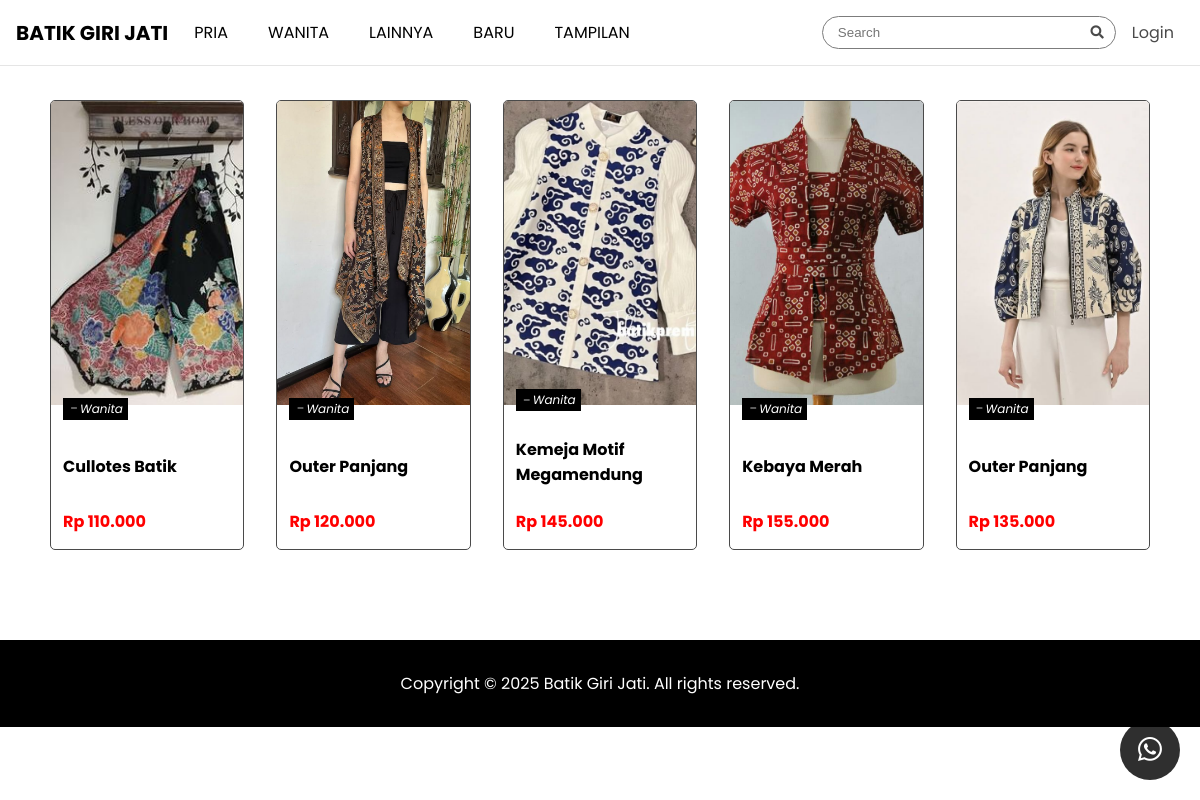
The page /women.php on the database its author committed.
### tables this page shows
CREATE TABLE `produk` (
  `id` int(11) NOT NULL,
  `nama` varchar(150) NOT NULL,
  `kategori` varchar(50) NOT NULL,
  `harga` decimal(10,2) NOT NULL,
  `deskripsi` varchar(1000) NOT NULL,
  `stok` int(11) NOT NULL,
  `gambar` varchar(255) NOT NULL,
  `waktutambah` timestamp NOT NULL DEFAULT current_timestamp() ON UPDATE current_timestamp()
);

### women.php (the view, shortened to what this page needs)
<?php
include 'config.php';
$sql = "SELECT * FROM produk WHERE kategori='Wanita'";
$orderBy = " ORDER BY waktutambah DESC";
$sql .= $orderBy;
$result = mysqli_query($conn, $sql);
$rows = [];
while ($row = mysqli_fetch_assoc($result)) {
    $rows[] = $row;
}
?>
<!DOCTYPE html>
<html lang="en">
<head>
    <link rel="stylesheet" href="https://cdn.jsdelivr.net/npm/bootstrap-icons@1.10.5/font/bootstrap-icons.css">
    <link href="https://cdnjs.cloudflare.com/ajax/libs/font-awesome/5.15.3/css/all.min.css" rel="stylesheet" />
    <link rel="stylesheet" href="style/viewall.css">
    <link rel="stylesheet" href="style/header.css">
</head>
<body>
    <?php include 'header.php' ?>
    <main>
        <section id="product">
    <br></br>
            <div class="grid">
                <?php foreach ($rows as $r) { ?>
                    <a href="viewproduk.php?id=<?= $r['id'] ?>" class="grid-link">
                        <div class="grid-item">
                            <img alt="Product" src="uploads/<?= $r['gambar'] ?>" />
                            <p><span class="kategori"><i class="bi bi-dash"></i><?= $r['kategori']; ?></span></p>
                            <h2><?php $words = explode(" ", $r['nama']);
                                $short_desc = count($words) > 5 ? implode(" ", array_slice($words, 0, 5)) . "..." : $r['nama'];
                                echo $short_desc; ?></h2>
                            <p class="rp"><?= "Rp " . number_format($r['harga'], 0, ',', '.'); ?></p>
                        </div>
                    </a>
                <?php } ?>
            </div>
        </section>
        <div class="wa">
            <a href="https://wa.me/6287733803742" target="_blank"><i class="bi bi-whatsapp"></i></a>
        </div>
    </main>
    <footer>
        <p>Copyright &copy; 2025 Batik Giri Jati. All rights reserved.</p>
    </footer>
</body>
</html>

### style/viewall.css (style rules this page uses)
body { font-family: Poppins, sans-serif; margin: 0; padding: 0; }
#product { width: 100%; display: flex; flex-wrap: wrap; justify-content: center; scroll-margin-top: 110px; }
footer { background-color: #000; color: white; padding: 15px 0; margin-top: 40px; text-align: center; }
.grid { display: grid; grid-template-columns: 1fr; gap: 32px; margin: 50px;; }
.grid-link { text-decoration: none; color: #000; }
@media (min-width: 1024px) { .grid { grid-template-columns: repeat(5, 2fr); } }
.grid-item img { width: 100%; height: 19rem; object-fit: cover; }
.grid-item h2 { font-size: 1rem; font-weight: bold; margin: 12px; margin-top: -20px; }
.rp { color: red; margin-bottom: 8px; margin: 0px 12px 15px 12px; font-weight: bold; }
.kategori { font-style: italic; position: absolute; padding: 2px 5px; background-color: rgb(0, 0, 0); color: white; margin: -2.6rem 12px 0px 12px; font-size: 12px; }

### rows shown on the page
produk: gambar (picture), kategori "Wanita", nama "Cullotes Batik", harga "110.000"
produk: gambar (picture), kategori "Wanita", nama "Outer Panjang", harga "120.000"
produk: gambar (picture), kategori "Wanita", nama "Kemeja Motif Megamendung", harga "145.000"
produk: gambar (picture), kategori "Wanita", nama "Kebaya Merah", harga "155.000"
produk: gambar (picture), kategori "Wanita", nama "Outer Panjang", harga "135.000"
